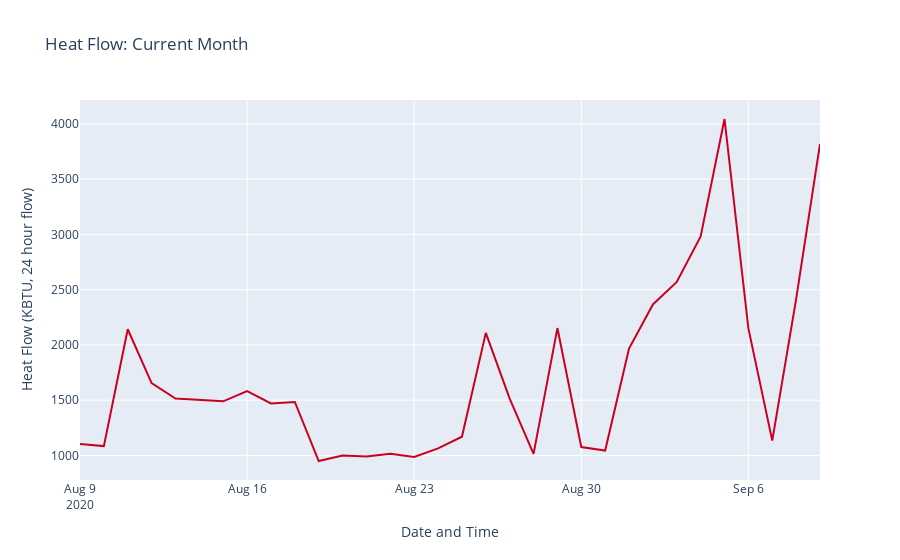

Notebook code for this chart:
### Code cell
this_month = go.Scatter(x = current_month.datetime_col,
                   y = averaging_time_length * current_month.heat_flow,
                   line = dict(color = '#ca0020'),
                   name='Current month heat flow')

layout = dict(title = 'Heat Flow: Current Month',
              xaxis = dict(title='Date and Time'),
              yaxis = dict(title='Heat Flow (KBTU, ' + str(averaging_time_length) + ' hour flow)')
             )

data = [this_month]

fig = go.Figure(dict(data=data, layout=layout))

fig.show()

### Figure 1 — Plotly figure (JSON) as saved in the notebook; plotly's stock layout.template omitted (floating-point values rounded to 4 significant figures)
{"data": [{"line": {"color": "#ca0020"}, "name": "Current month heat flow", "type": "scatter", "x": ["2020-08-09T00:00:00", "2020-08-10T00:00:00", "2020-08-11T00:00:00", "2020-08-12T00:00:00", "2020-08-13T00:00:00", "2020-08-14T00:00:00", "2020-08-15T00:00:00", "2020-08-16T00:00:00", "2020-08-17T00:00:00", "2020-08-18T00:00:00", "2020-08-19T00:00:00", "2020-08-20T00:00:00", "2020-08-21T00:00:00", "2020-08-22T00:00:00", "2020-08-23T00:00:00", "2020-08-24T00:00:00", "2020-08-25T00:00:00", "2020-08-26T00:00:00", "2020-08-27T00:00:00", "2020-08-28T00:00:00", "2020-08-29T00:00:00", "2020-08-30T00:00:00", "2020-08-31T00:00:00", "2020-09-01T00:00:00", "2020-09-02T00:00:00", "2020-09-03T00:00:00", "2020-09-04T00:00:00", "2020-09-05T00:00:00", "2020-09-06T00:00:00", "2020-09-07T00:00:00", "2020-09-08T00:00:00", "2020-09-09T00:00:00"], "y": [1104.0, 1085.0, 2142.0, 1654.0, 1515.0, 1505.0, 1490.0, 1582.0, 1471.0, 1484.0, 950.1, 999.8, 989.8, 1016.0, 987.2, 1064.0, 1170.0, 2109.0, 1514.0, 1015.0, 2152.0, 1077.0, 1044.0, 1967.0, 2366.0, 2570.0, 2981.0, 4043.0, 2149.0, 1135.0, 2414.0, 3818.0]}], "layout": {"title": {"text": "Heat Flow: Current Month"}, "xaxis": {"title": {"text": "Date and Time"}}, "yaxis": {"title": {"text": "Heat Flow (KBTU, 24 hour flow)"}}}}
